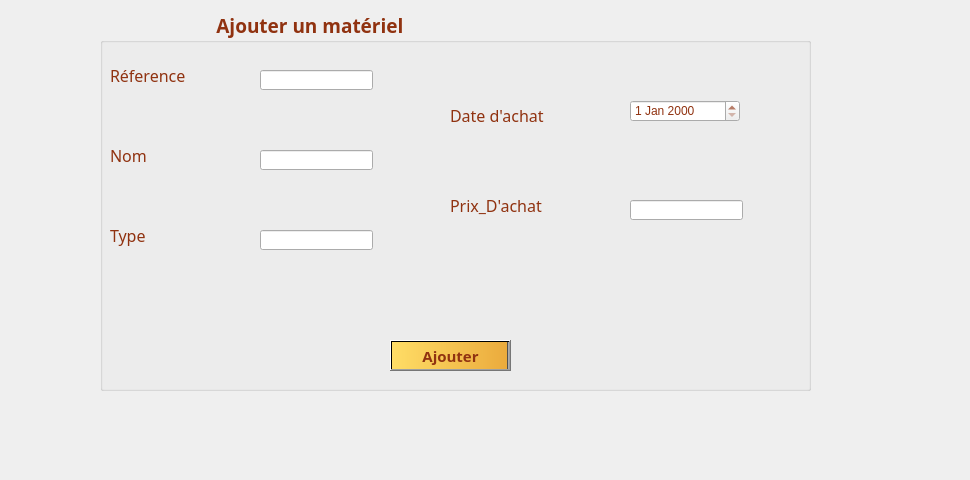
     <widget class="QWidget" name="tab_materiel_8">
      <attribute name="title">
       <string>Ajouter</string>
      </attribute>
      <widget class="QGroupBox" name="groupBox_materiel_4">
       <property name="geometry">
        <rect>
         <x>100</x>
         <y>10</y>
         <width>711</width>
         <height>381</height>
        </rect>
       </property>
       <property name="font">
        <font>
         <family>Lucida Calligraphy</family>
         <pointsize>14</pointsize>
         <weight>75</weight>
         <bold>true</bold>
        </font>
       </property>
       <property name="styleSheet">
        <string notr="true">color: rgb(144, 50, 16);</string>
       </property>
       <property name="title">
        <string>                       Ajouter un matériel   </string>
       </property>
       <widget class="QLabel" name="label_materiel_28">
        <property name="geometry">
         <rect>
          <x>10</x>
          <y>130</y>
          <width>171</width>
          <height>31</height>
         </rect>
        </property>
        <property name="font">
         <font>
          <family>Lucida Calligraphy</family>
          <pointsize>12</pointsize>
          <weight>50</weight>
          <bold>false</bold>
         </font>
        </property>
        <property name="text">
         <string>Nom</string>
        </property>
       </widget>
       <widget class="QLineEdit" name="lineEdit_materiel_12">
        <property name="geometry">
         <rect>
          <x>160</x>
          <y>60</y>
          <width>113</width>
          <height>20</height>
         </rect>
        </property>
       </widget>
       <widget class="QLabel" name="label_materiel_33">
        <property name="geometry">
         <rect>
          <x>10</x>
          <y>50</y>
          <width>171</width>
          <height>31</height>
         </rect>
        </property>
        <property name="font">
         <font>
          <family>Lucida Calligraphy</family>
          <pointsize>12</pointsize>
          <weight>50</weight>
          <bold>false</bold>
         </font>
        </property>
        <property name="text">
         <string>Réference</string>
        </property>
       </widget>
       <widget class="QLabel" name="label_materiel_34">
        <property name="geometry">
         <rect>
          <x>350</x>
          <y>90</y>
          <width>171</width>
          <height>31</height>
         </rect>
        </property>
        <property name="font">
         <font>
          <family>Lucida Calligraphy</family>
          <pointsize>12</pointsize>
          <weight>50</weight>
          <bold>false</bold>
         </font>
        </property>
        <property name="text">
         <string>Date d'achat</string>
        </property>
       </widget>
       <widget class="QDateEdit" name="dateEdit_materiel_7">
        <property name="geometry">
         <rect>
          <x>530</x>
          <y>90</y>
          <width>110</width>
          <height>22</height>
         </rect>
        </property>
       </widget>
       <widget class="QLineEdit" name="lineEdit_materiel_13">
        <property name="geometry">
         <rect>
          <x>160</x>
          <y>140</y>
          <width>113</width>
          <height>20</height>
         </rect>
        </property>
       </widget>
       <widget class="QLabel" name="label_materiel_32">
        <property name="geometry">
         <rect>
          <x>10</x>
          <y>210</y>
          <width>171</width>
          <height>31</height>
         </rect>
        </property>
        <property name="font">
         <font>
          <family>Lucida Calligraphy</family>
          <pointsize>12</pointsize>
          <weight>50</weight>
          <bold>false</bold>
         </font>
        </property>
        <property name="text">
         <string>Type</string>
        </property>
       </widget>
       <widget class="QLineEdit" name="lineEdit_materiel_15">
        <property name="geometry">
         <rect>
          <x>160</x>
          <y>220</y>
          <width>113</width>
          <height>20</height>
         </rect>
        </property>
       </widget>
       <widget class="QLineEdit" name="lineEdit_materiel_17">
        <property name="geometry">
         <rect>
          <x>530</x>
          <y>190</y>
          <width>113</width>
          <height>20</height>
         </rect>
        </property>
       </widget>
       <widget class="QLabel" name="label_materiel_37">
        <property name="geometry">
         <rect>
          <x>350</x>
          <y>180</y>
          <width>171</width>
          <height>31</height>
         </rect>
        </property>
        <property name="font">
         <font>
          <family>Lucida Calligraphy</family>
          <pointsize>12</pointsize>
          <weight>50</weight>
          <bold>false</bold>
         </font>
        </property>
        <property name="text">
         <string>Prix_D'achat</string>
        </property>
       </widget>
       <widget class="QPushButton" name="pushButton_materiel_16">
        <property name="geometry">
         <rect>
          <x>290</x>
          <y>330</y>
          <width>121</width>
          <height>31</height>
         </rect>
        </property>
        <property name="font">
         <font>
          <family>Lucida Calligraphy</family>
          <pointsize>11</pointsize>
          <weight>75</weight>
          <bold>true</bold>
         </font>
        </property>
        <property name="styleSheet">
         <string notr="true">background-color: qlineargradient(spread:pad, x1:0, y1:0, x2:1, y2:0, stop:0 rgba(255, 221, 102, 255), stop:0.978814 rgba(235, 171, 61, 255), stop:0.98 rgba(0, 0, 0, 255), stop:1 rgba(0, 0, 0, 0));</string>
        </property>
        <property name="text">
         <string>Ajouter</string>
        </property>
       </widget>
      </widget>
      <widget class="QLabel" name="label_materiel_51">
       <property name="geometry">
        <rect>
         <x>-20</x>
         <y>-20</y>
         <width>961</width>
         <height>471</height>
        </rect>
       </property>
       <property name="text">
        <string/>
       </property>
       <property name="pixmap">
        <pixmap>../../../../../../../../../../i/0.png</pixmap>
       </property>
      </widget>
      <zorder>label_materiel_51</zorder>
      <zorder>groupBox_materiel_4</zorder>
     </widget>
